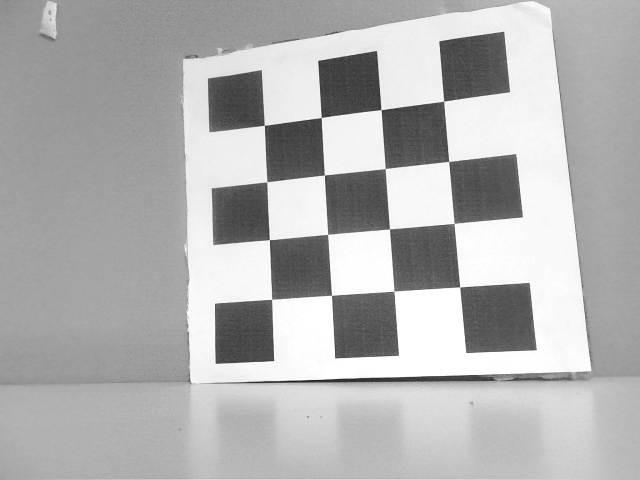
#> input picture distort3/left-0000.png, 640 x 480 px; its folder holds only this picture in this run
$ python undistort.py
#> lines starting #> are read from the running program, lines starting #| are printed output that depends on the picture
import cv2
import numpy as np
import os

# === Calibration parameters (replace with your actual values) ===
K = np.array([
    [648.227652, 0.0, 325.995156],
    [0.0, 643.799313, 237.972044],
    [0.0, 0.0, 1.0]
])
dist = np.array([0.081559, -0.159391, 0.010664, 0.000494, 0.000000])

CHECKERBOARD = (4,4)  # (columns, rows) of internal corners

input_dir = 'distort3'      # <-- Change this to your folder
output_dir = 'undistorted_annotated' # <-- Output folder
os.makedirs(output_dir, exist_ok=True)

images = sorted([os.path.join(input_dir, f) for f in os.listdir(input_dir)
                 if f.lower().endswith(('.png', '.jpg', '.jpeg', '.bmp'))])

found_count = 0

for fname in images:
    img = cv2.imread(fname)
#> img is the input picture: shape (480, 640, 3); min 27, max 255, mean 177.7
    if img is None:
        print(f"Could not read {fname}. Skipping.")
        continue

    gray = cv2.cvtColor(img, cv2.COLOR_BGR2GRAY)
    ret, corners = cv2.findChessboardCorners(gray, CHECKERBOARD, None)
#> ret = True; corners = 16 rows, first 8: [443.7, 101.2], [448.7, 161.4], [454.1, 223.4], [459.6, 286.8], [381, 109.6], [385.3, 168.6], [389.4, 228.9], [393.8, 291.2]

    print(f"Processing {fname} - Checkerboard found: {ret}")
#| Processing distort3/left-0000.png - Checkerboard found: True

    if ret:
        found_count += 1

        # Undistort the image
        h, w = img.shape[:2]
#> h = 480; w = 640
        new_K, _ = cv2.getOptimalNewCameraMatrix(K, dist, (w, h), 1, (w, h))
        undistorted = cv2.undistort(img, K, dist, None, new_K)
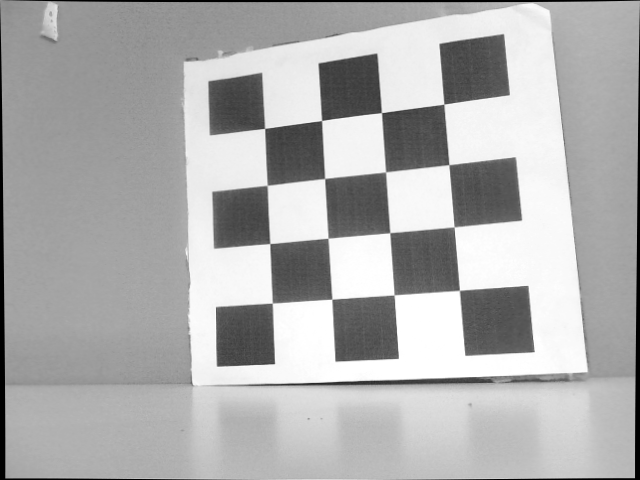
#> undistorted: shape (480, 640, 3); min 0, max 255, mean 174.8

        # Undistort the corner points for correct overlay
        undist_corners = cv2.undistortPoints(corners, K, dist, P=new_K)
#> undist_corners = 16 rows, first 8: [443.9, 104.1], [448.9, 164.7], [454.2, 226.9], [459.2, 290.3], [381.5, 112.5], [385.7, 172], [389.8, 232.6], [394, 295]
        undist_corners = undist_corners.reshape(-1, 1, 2)
        img_vis = cv2.drawChessboardCorners(undistorted.copy(), CHECKERBOARD, undist_corners, ret)

        # Save the undistorted, annotated image
        out_path = os.path.join(output_dir, os.path.basename(fname))
        cv2.imwrite(out_path, img_vis)
    else:
        print("Corners not found — check orientation or pattern.")

print(f"\nTotal images with detected checkerboard corners: {found_count} out of {len(images)}")
print(f"Undistorted images with checkerboard overlay are saved in: {output_dir}")

$ run again, on distort3/left-0004.png
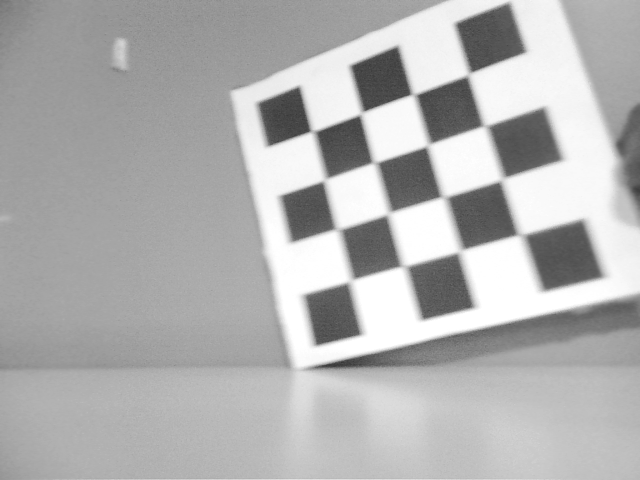
#> input picture distort3/left-0004.png, 640 x 480 px
#> img is the input picture: shape (480, 640, 3); min 54, max 255, mean 177.5
#> ret = True; corners = 16 rows, first 8: [468.5, 74], [485, 125.5], [502, 179], [520.5, 234.5], [413, 94], [428, 145.1], [443.5, 196.5], [460, 251]
#| Processing distort3/left-0004.png - Checkerboard found: True
#> `undistorted = cv2.undistort(img, K, dist, None, new_K)`:
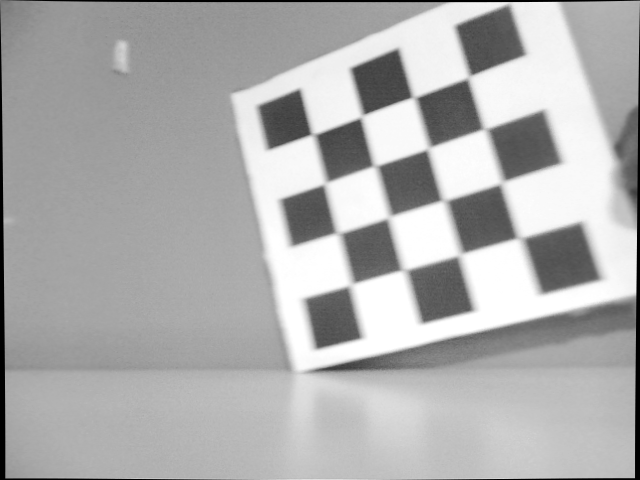
#> undistorted: shape (480, 640, 3); min 0, max 255, mean 174.7
#> undist_corners = 16 rows, first 8: [468.6, 76.78], [485, 128.6], [501.7, 182.3], [519.7, 237.7], [413.4, 96.87], [428.3, 148.3], [443.7, 200], [459.9, 254.5]

$ run again, on distort3/left-0005.png
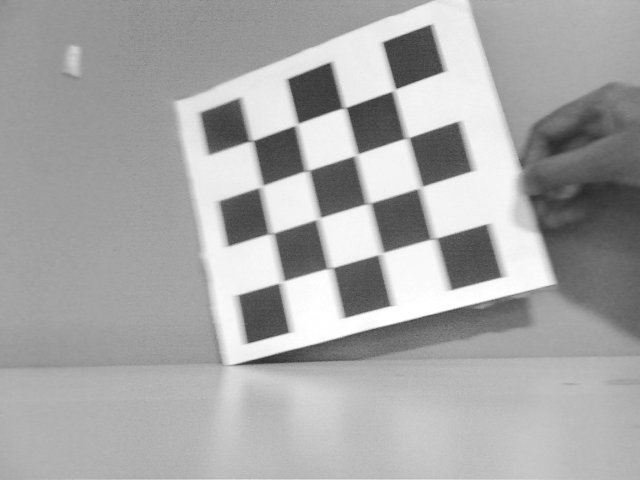
#> input picture distort3/left-0005.png, 640 x 480 px
#> img is the input picture: shape (480, 640, 3); min 39, max 255, mean 167.7
#> ret = True; corners = 16 rows, first 8: [394.5, 90], [407, 138], [420, 187], [434.5, 238.5], [344.5, 108], [356.5, 155], [369, 203], [381.5, 253.5]
#| Processing distort3/left-0005.png - Checkerboard found: True
#> `undistorted = cv2.undistort(img, K, dist, None, new_K)`:
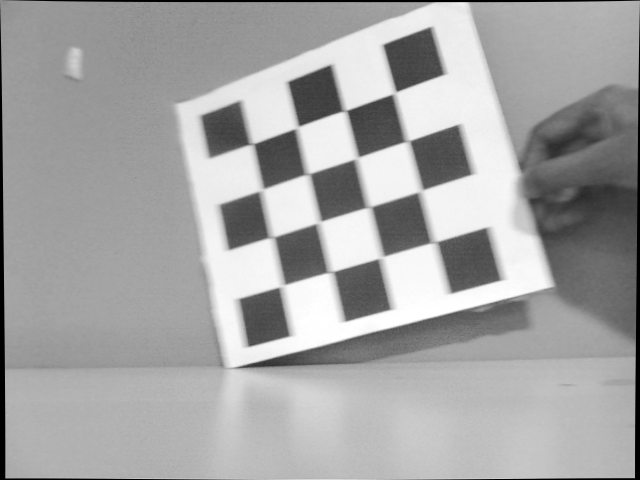
#> undistorted: shape (480, 640, 3); min 0, max 255, mean 165.1
#> undist_corners = 16 rows, first 8: [394.9, 92.82], [407.4, 141.2], [420.3, 190.5], [434.6, 242.1], [344.9, 110.9], [356.9, 158.3], [369.4, 206.6], [381.8, 257.3]

$ run again, on distort3/left-0006.png
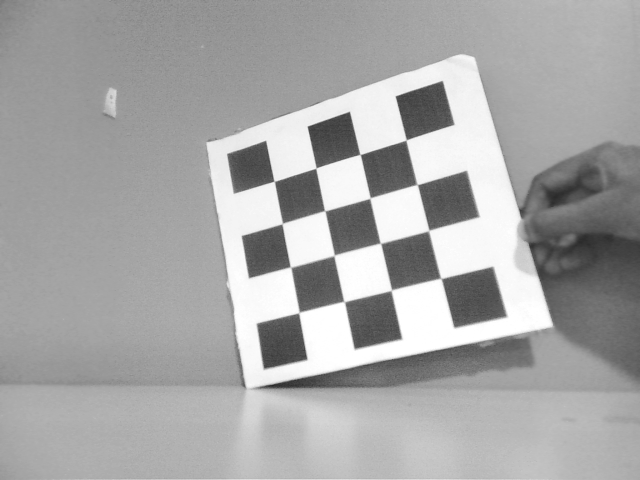
#> input picture distort3/left-0006.png, 640 x 480 px
#> img is the input picture: shape (480, 640, 3); min 40, max 255, mean 166.8
#> ret = True; corners = 16 rows, first 8: [406.2, 139.9], [417.2, 184.5], [428.8, 230.3], [441, 278.5], [360.1, 154.4], [370.1, 198], [380.5, 243.3], [391.5, 290.1]
#| Processing distort3/left-0006.png - Checkerboard found: True
#> `undistorted = cv2.undistort(img, K, dist, None, new_K)`:
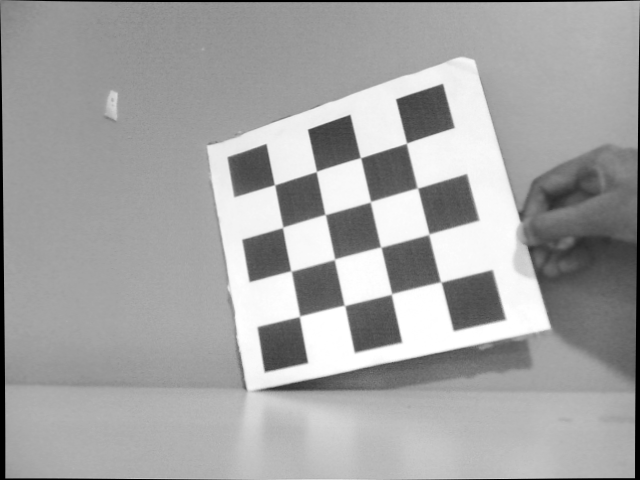
#> undistorted: shape (480, 640, 3); min 0, max 255, mean 164.2
#> undist_corners = 16 rows, first 8: [406.7, 143.1], [417.6, 188], [429.1, 233.9], [440.9, 282.1], [360.6, 157.7], [370.5, 201.6], [380.8, 247.1], [391.7, 293.8]

$ run again, on distort3/left-0001.png
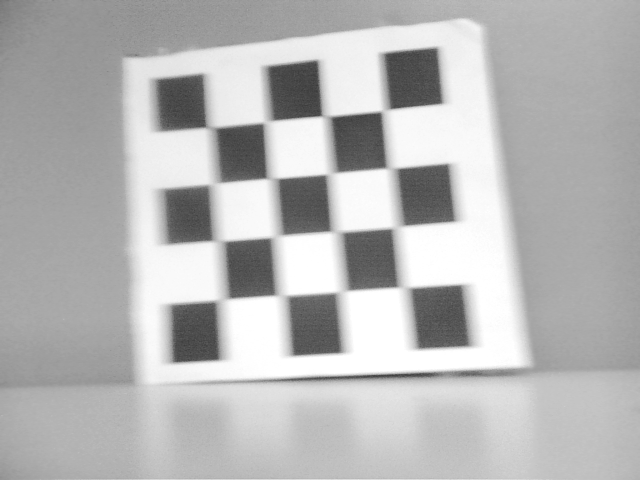
#> input picture distort3/left-0001.png, 640 x 480 px
#> img is the input picture: shape (480, 640, 3); min 59, max 255, mean 183.1
#> ret = True; corners = 16 rows, first 8: [384, 110.5], [390.5, 168], [396.5, 227], [404, 287.5], [325.4, 116], [330.5, 173.5], [336, 231], [341, 291.5]
#| Processing distort3/left-0001.png - Checkerboard found: True
#> `undistorted = cv2.undistort(img, K, dist, None, new_K)`:
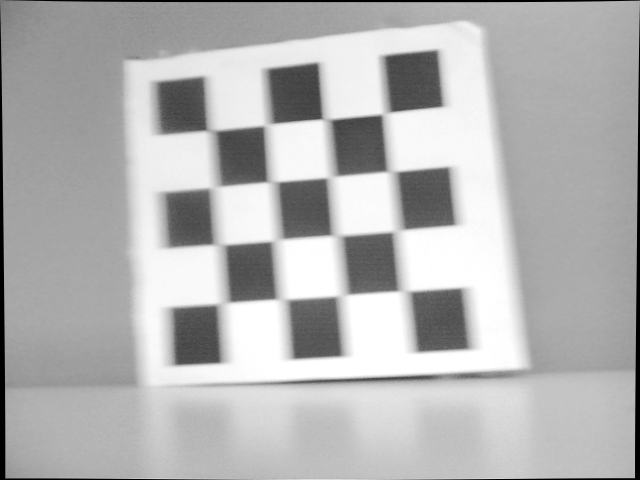
#> undistorted: shape (480, 640, 3); min 0, max 255, mean 180.2
#> undist_corners = 16 rows, first 8: [384.4, 113.5], [390.9, 171.4], [396.9, 230.7], [404.1, 291.2], [325.8, 119], [330.9, 176.9], [336.4, 234.8], [341.4, 295.3]
